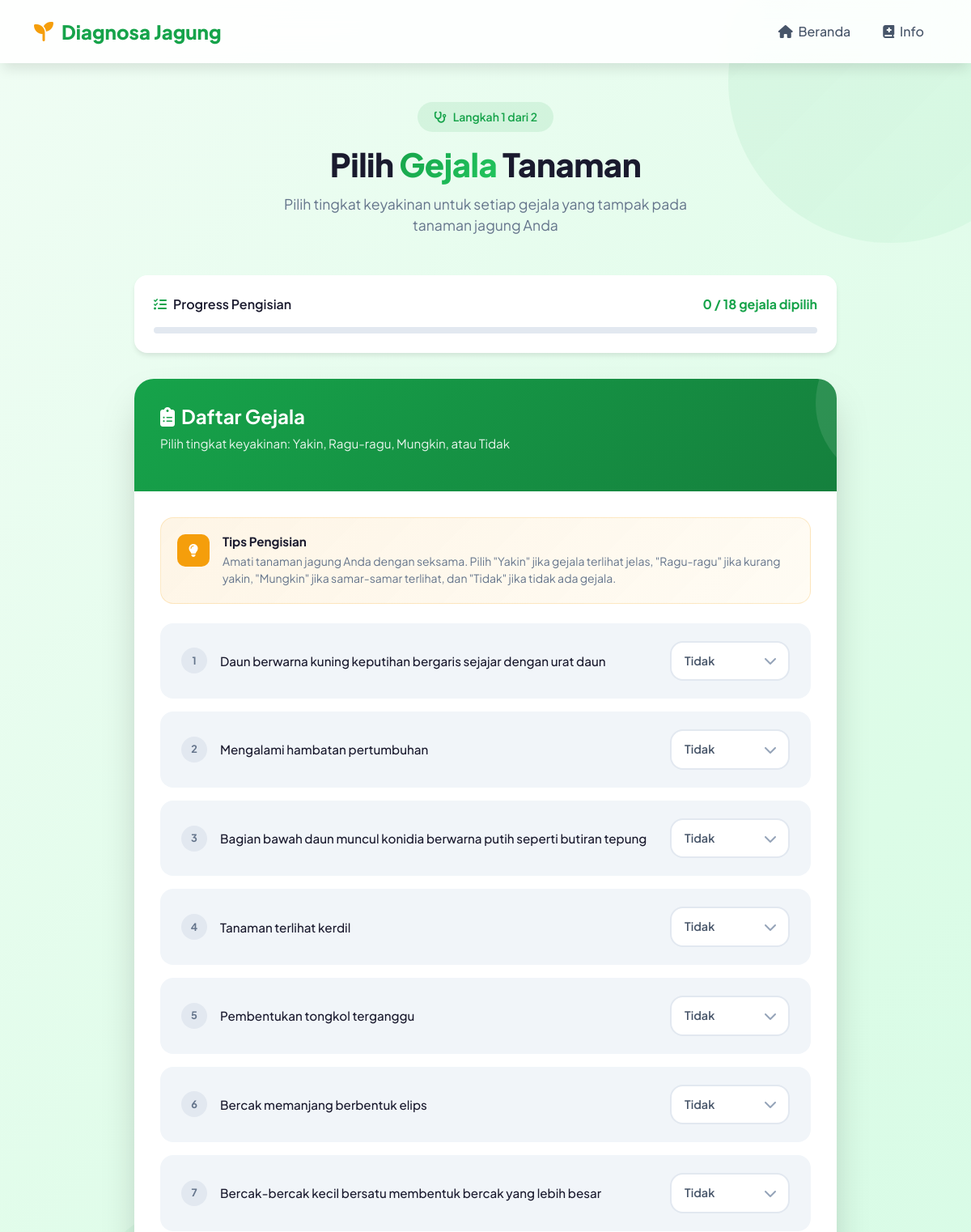
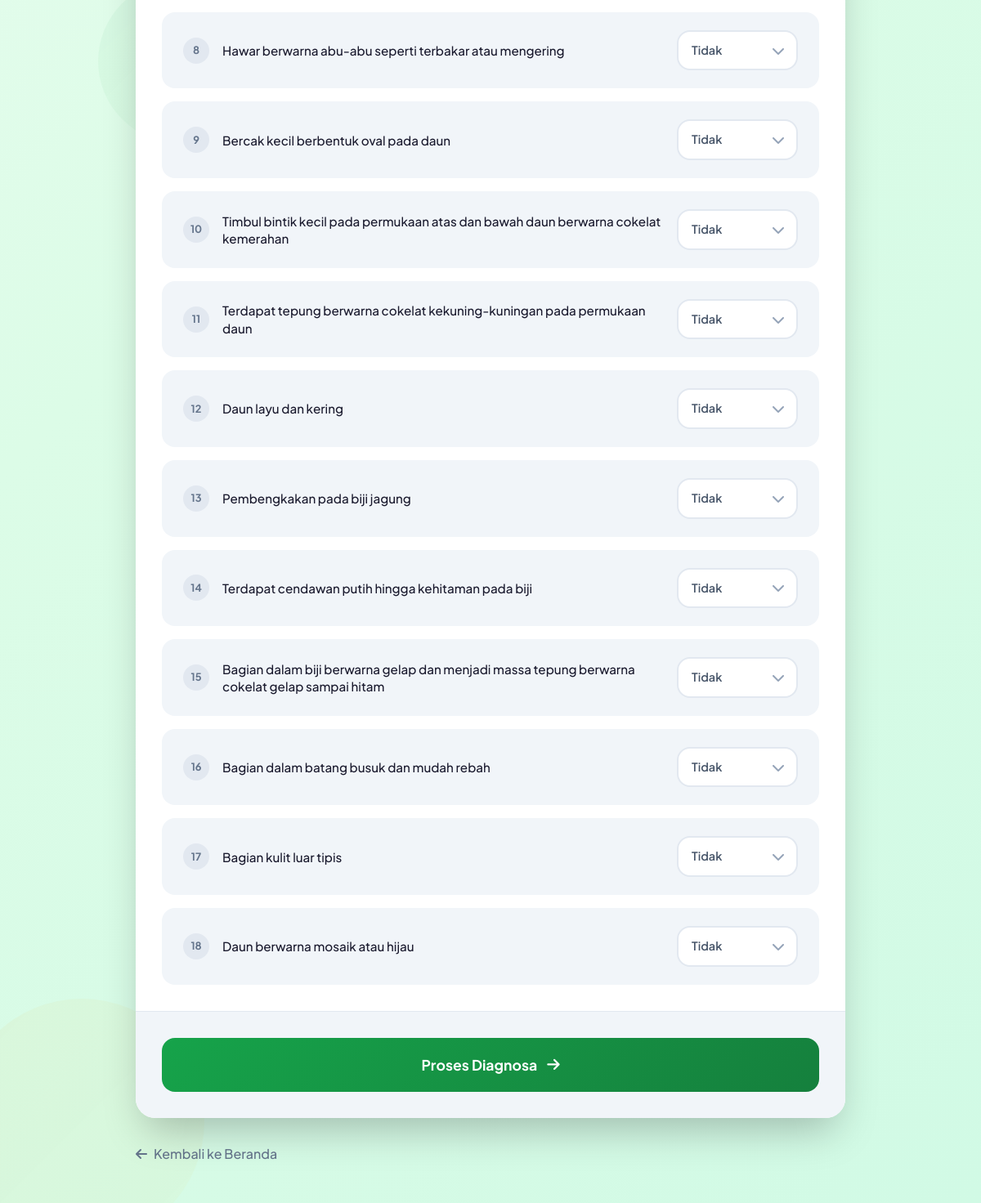
Page /diagnosis/input_gejala.php on the committed database (2 pictures, top to bottom).
### tables this page shows
CREATE TABLE `gejala` (
  `id_gejala` varchar(10) NOT NULL,
  `nama_gejala` varchar(100) DEFAULT NULL,
  `nilai_pakar` float DEFAULT NULL
);

### diagnosis/input_gejala.php (the view, shortened to what this page needs)
<?php
include('../connection.php');
$query = "SELECT * FROM gejala";
$result = mysqli_query($connection, $query);
$total_gejala = mysqli_num_rows($result);
?>
<!DOCTYPE html>
<html lang="id">
<head>
    <link href="https://cdn.jsdelivr.net/npm/bootstrap@5.3.0/dist/css/bootstrap.min.css" rel="stylesheet">
    <link rel="stylesheet" href="https://cdnjs.cloudflare.com/ajax/libs/font-awesome/6.4.0/css/all.min.css">
    <link rel="stylesheet" href="../css/input_gejala.css">
</head>
<body>
    <div class="bg-decoration">
        <div class="bg-circle"></div>
        <div class="bg-circle"></div>
    </div>
    <nav class="navbar">
        <div class="container">
            <div class="d-flex justify-content-between align-items-center w-100">
                <a class="navbar-brand" href="../index.php">
                    <i class="fas fa-seedling"></i> Diagnosa Jagung
                </a>
                <div class="d-flex gap-2">
                    <a class="nav-link" href="../index.php">
                        <i class="fas fa-home me-1"></i> <span class="d-none d-sm-inline">Beranda</span>
                    </a>
                    <a class="nav-link" href="../info-penyakit/infopenyakit.php">
                        <i class="fas fa-book-medical me-1"></i> <span class="d-none d-sm-inline">Info</span>
                    </a>
                </div>
            </div>
        </div>
    </nav>
    <main class="main-container">
        <div class="page-header">
            <div class="page-badge">
                <i class="fas fa-stethoscope"></i> Langkah 1 dari 2
            </div>
            <h1 class="page-title">Pilih <span>Gejala</span> Tanaman</h1>
            <p class="page-description">
                Pilih tingkat keyakinan untuk setiap gejala yang tampak pada tanaman jagung Anda
            </p>
        </div>
        <div class="progress-section">
            <div class="progress-header">
                <span class="progress-title">
                    <i class="fas fa-tasks"></i> Progress Pengisian
                </span>
                <span class="progress-count">
                    <span id="selectedCount">0</span> / <?php echo $total_gejala; ?> gejala dipilih
                </span>
            </div>
            <div class="progress-bar-container">
            </div>
        </div>
        <div class="form-card">
            <div class="form-header">
                <h2><i class="fas fa-clipboard-list me-2"></i>Daftar Gejala</h2>
                <p>Pilih tingkat keyakinan: Yakin, Ragu-ragu, Mungkin, atau Tidak</p>
            </div>
            <form action="proses_diagnosa.php" method="POST" id="diagnosisForm">
                <div class="form-body">
                    <div class="info-box">
                        <div class="info-box-icon">
                            <i class="fas fa-lightbulb"></i>
                        </div>
                        <div class="info-box-content">
                            <h4>Tips Pengisian</h4>
                            <p>Amati tanaman jagung Anda dengan seksama. Pilih "Yakin" jika gejala terlihat jelas, "Ragu-ragu" jika kurang yakin, "Mungkin" jika samar-samar terlihat, dan "Tidak" jika tidak ada gejala.</p>
                        </div>
                    </div>
                    <div class="symptom-list">
                        <?php
                        $index = 1;
                        mysqli_data_seek($result, 0);
                        while ($row = mysqli_fetch_assoc($result)) {
                        ?>
                        <div class="symptom-item" style="animation-delay: <?php echo ($index * 0.05); ?>s;">
                            <div class="symptom-left">
                                <span class="symptom-number"><?php echo $index; ?></span>
                                <label class="symptom-label" for="gejala_<?php echo $row['id_gejala']; ?>">
                                    <?php echo htmlspecialchars($row['nama_gejala']); ?>
                                </label>
                            </div>
                            <div class="select-wrapper">
                                <select
                                    class="custom-select"
                                    name="gejala[<?php echo $row['id_gejala']; ?>]"
                                    id="gejala_<?php echo $row['id_gejala']; ?>"
                                    data-index="<?php echo $index; ?>"
                                >
                                    <option value="0.0" selected>Tidak</option>
                                </select>
                            </div>
                        </div>
                        <?php
                        $index++;
                        }
                        ?>
                    </div>
                </div>
                <div class="form-footer">
                    <button type="submit" class="btn-submit">
                        <span>Proses Diagnosa</span>
                        <i class="fas fa-arrow-right"></i>
                    </button>
                </div>
            </form>
        </div>
        <a href="../index.php" class="back-link">
            <i class="fas fa-arrow-left"></i>
            Kembali ke Beranda
        </a>
    </main>
</body>
</html>

### rows in the picture
gejala: nama_gejala "Daun berwarna kuning keputihan bergaris sejajar dengan urat daun", id_gejala "Tidak"
gejala: nama_gejala "Mengalami hambatan pertumbuhan", id_gejala "Tidak"
gejala: nama_gejala "Bagian bawah daun muncul konidia berwarna putih seperti butiran tepung", id_gejala "Tidak"
gejala: nama_gejala "Tanaman terlihat kerdil", id_gejala "Tidak"
gejala: nama_gejala "Pembentukan tongkol terganggu", id_gejala "Tidak"
gejala: nama_gejala "Bercak memanjang berbentuk elips", id_gejala "Tidak"
gejala: nama_gejala "Bercak-bercak kecil bersatu membentuk bercak yang lebih besar", id_gejala "Tidak"
gejala: nama_gejala "Hawar berwarna abu-abu seperti terbakar atau mengering", id_gejala "Tidak"
gejala: nama_gejala "Bercak kecil berbentuk oval pada daun", id_gejala "Tidak"
gejala: nama_gejala "Timbul bintik kecil pada permukaan atas dan bawah daun berwarna cokelat kemerahan", id_gejala "Tidak"
gejala: nama_gejala "Terdapat tepung berwarna cokelat kekuning-kuningan pada permukaan daun", id_gejala "Tidak"
gejala: nama_gejala "Daun layu dan kering", id_gejala "Tidak"
gejala: nama_gejala "Pembengkakan pada biji jagung", id_gejala "Tidak"
gejala: nama_gejala "Terdapat cendawan putih hingga kehitaman pada biji", id_gejala "Tidak"
gejala: nama_gejala "Bagian dalam biji berwarna gelap dan menjadi massa tepung berwarna cokelat gelap sampai hitam", id_gejala "Tidak"
gejala: nama_gejala "Bagian dalam batang busuk dan mudah rebah", id_gejala "Tidak"
gejala: nama_gejala "Bagian kulit luar tipis", id_gejala "Tidak"
gejala: nama_gejala "Daun berwarna mosaik atau hijau", id_gejala "Tidak"

### other values in the picture
$total_gejala "18"
